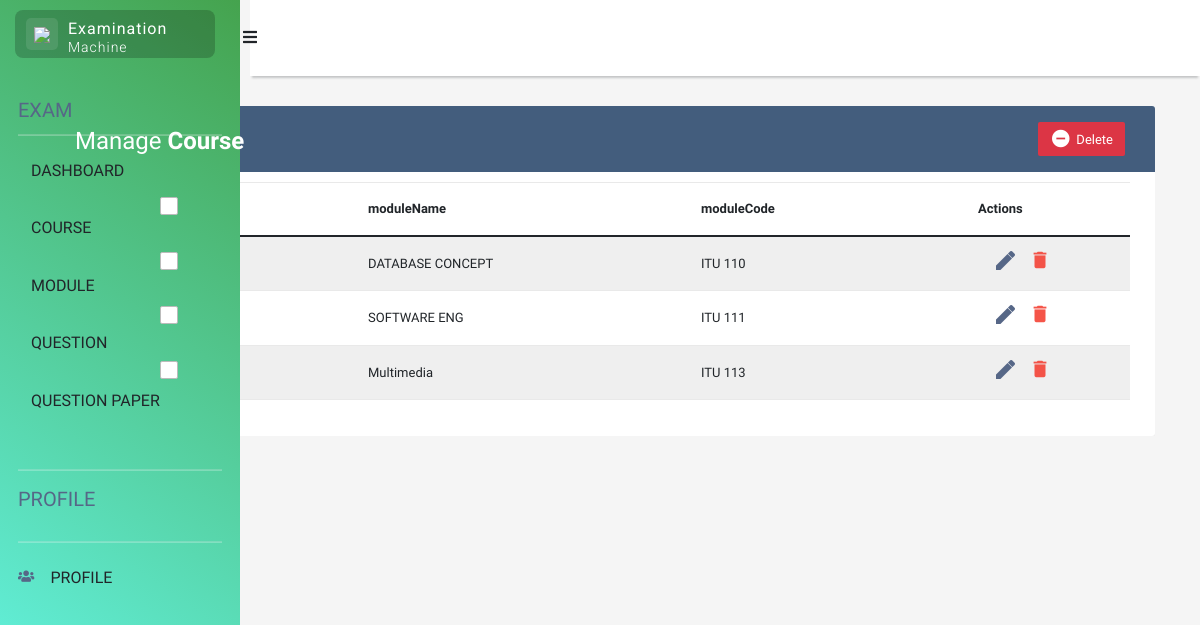
The page /moduledata/ on the database as committed earlier.
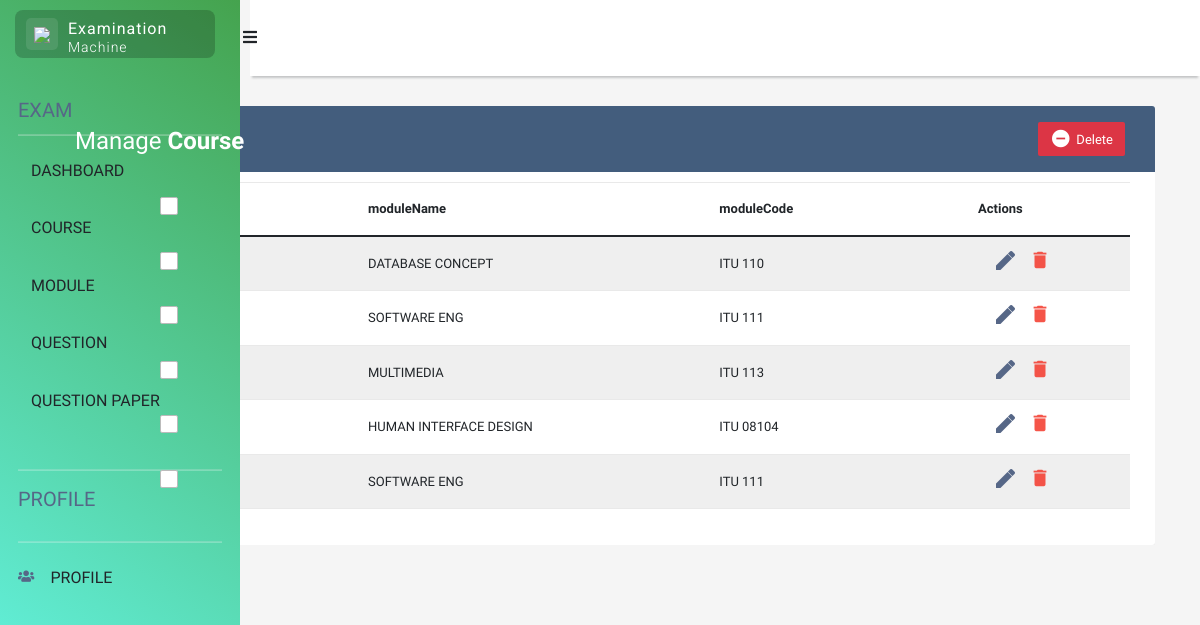
The same page on the database as committed later.
### FYPAPP/models.py (models this page shows, shortened)
class Masomo(models.Model):
    moduleName = models.CharField(max_length=30)
    moduleCode = models.CharField(max_length=30)
    course = models.ForeignKey('Course', on_delete=models.CASCADE, null=True)

### FYPAPP/views.py (the view)
# urls.py: path('moduledata/', views.module_manage, name='module_manage'),
def module_manage(request):
    context = {'module_manage': Masomo.objects.all()}
    return render(request, 'FYPAPP/module_manage.html', context)

### templates/FYPAPP/module_manage.html (shortened to what this page needs)
{% extends 'FYPAPP/home.html' %}
{% block content %}
<!DOCTYPE html>
<html lang="en">
<head>
<link rel="stylesheet" href="https://stackpath.bootstrapcdn.com/bootstrap/4.5.0/css/bootstrap.min.css">
<link rel="stylesheet" href="https://maxcdn.bootstrapcdn.com/font-awesome/4.7.0/css/font-awesome.min.css">
</head>
<body>
<div class="container-xl">
	<div class="table-responsive">
		<div class="table-wrapper">
			<div class="table-title">
				<div class="row">
					<div class="col-sm-6">
						<h2>Manage <b>Course</b></h2>
					</div>
					<div class="col-sm-6">
						<a href="#deleteCourseModal" class="btn btn-danger" data-toggle="modal"><i class="material-icons">&#xE15C;</i> <span>Delete</span></a>											</div>
				</div>
			</div>
			<table class="table table-striped table-hover">
				<thead>
					<tr>
						<th>
							<span class="custom-checkbox">
								<label for="selectAll"></label>
							</span>
						</th>
						<th>moduleName</th>
						<th>moduleCode</th>
						<th>Actions</th>
					</tr>
				</thead>
				{% for somo in module_manage %}
				<tr>
					<td>
						<span class="custom-checkbox">
							<label for="selectAll"></label>
						</span>
					</td>
					<td>{{ somo.moduleName }}</td>
					<td>{{ somo.moduleCode }}</td>
					<td>
						<div class="container-fluid">
							<div class="row">
								<div class="col-6">
									<a href="{% url 'FYPAPP:update_module' somo.id %}" class="material-icons" data-toggle="tooltip" title="Edit">&#xE254;</a>
								</div>
								<div class="col-6">
									<a href="#deleteEmployeeModal" class="delete" data-toggle="modal"><i class="material-icons" data-toggle="tooltip" title="Delete">&#xE872;</i></a>
								</div>
							</div>
						</div>
					</td>
				</tr>
				{% endfor %}
			</table>
		</div>
	</div>
</div>
</body>
</html>
{% endblock content%}

Rows that differ between the two databases and show on the page:
changed Masomo "ITU 113": moduleName "Multimedia" → "MULTIMEDIA"
added Masomo: moduleName "HUMAN INTERFACE DESIGN", moduleCode "ITU 08104"
added Masomo: moduleName "SOFTWARE ENG", moduleCode "ITU 111"
